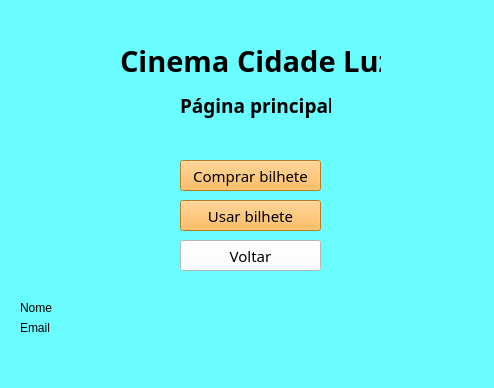
<?xml version="1.0" encoding="UTF-8"?>
<ui version="4.0">
 <class>MainWindow</class>
 <widget class="QMainWindow" name="MainWindow">
  <property name="geometry">
   <rect>
    <x>0</x>
    <y>0</y>
    <width>494</width>
    <height>388</height>
   </rect>
  </property>
  <property name="windowTitle">
   <string>MainWindow</string>
  </property>
  <property name="styleSheet">
   <string notr="true">background-color: rgb(105, 253, 255);</string>
  </property>
  <widget class="QWidget" name="centralwidget">
   <widget class="QPushButton" name="pushButton">
    <property name="geometry">
     <rect>
      <x>180</x>
      <y>160</y>
      <width>141</width>
      <height>31</height>
     </rect>
    </property>
    <property name="font">
     <font>
      <family>Bahnschrift Light</family>
      <pointsize>11</pointsize>
     </font>
    </property>
    <property name="cursor">
     <cursorShape>PointingHandCursor</cursorShape>
    </property>
    <property name="styleSheet">
     <string notr="true">background-color: rgb(255, 172, 55);</string>
    </property>
    <property name="text">
     <string>Comprar bilhete</string>
    </property>
   </widget>
   <widget class="QPushButton" name="pushButton_2">
    <property name="geometry">
     <rect>
      <x>180</x>
      <y>200</y>
      <width>141</width>
      <height>31</height>
     </rect>
    </property>
    <property name="font">
     <font>
      <family>Bahnschrift Light</family>
      <pointsize>11</pointsize>
     </font>
    </property>
    <property name="cursor">
     <cursorShape>PointingHandCursor</cursorShape>
    </property>
    <property name="styleSheet">
     <string notr="true">background-color: rgb(255, 172, 55);</string>
    </property>
    <property name="text">
     <string>Usar bilhete</string>
    </property>
   </widget>
   <widget class="QPushButton" name="pushButton_3">
    <property name="geometry">
     <rect>
      <x>180</x>
      <y>240</y>
      <width>141</width>
      <height>31</height>
     </rect>
    </property>
    <property name="font">
     <font>
      <family>Bahnschrift Light</family>
      <pointsize>11</pointsize>
     </font>
    </property>
    <property name="cursor">
     <cursorShape>PointingHandCursor</cursorShape>
    </property>
    <property name="styleSheet">
     <string notr="true">background-color: rgb(255, 255, 255);</string>
    </property>
    <property name="text">
     <string>Voltar</string>
    </property>
   </widget>
   <widget class="QLabel" name="label">
    <property name="geometry">
     <rect>
      <x>20</x>
      <y>300</y>
      <width>141</width>
      <height>16</height>
     </rect>
    </property>
    <property name="text">
     <string>Nome</string>
    </property>
   </widget>
   <widget class="QLabel" name="label_2">
    <property name="geometry">
     <rect>
      <x>20</x>
      <y>320</y>
      <width>401</width>
      <height>16</height>
     </rect>
    </property>
    <property name="text">
     <string>Email</string>
    </property>
   </widget>
   <widget class="QLabel" name="label_3">
    <property name="geometry">
     <rect>
      <x>120</x>
      <y>40</y>
      <width>261</width>
      <height>41</height>
     </rect>
    </property>
    <property name="font">
     <font>
      <family>Bahnschrift SemiBold</family>
      <pointsize>22</pointsize>
      <weight>75</weight>
      <bold>true</bold>
     </font>
    </property>
    <property name="text">
     <string>Cinema Cidade Luz</string>
    </property>
   </widget>
   <widget class="QLabel" name="label_4">
    <property name="geometry">
     <rect>
      <x>180</x>
      <y>90</y>
      <width>151</width>
      <height>31</height>
     </rect>
    </property>
    <property name="font">
     <font>
      <family>Bahnschrift SemiBold</family>
      <pointsize>14</pointsize>
      <weight>75</weight>
      <bold>true</bold>
     </font>
    </property>
    <property name="text">
     <string>Página principal</string>
    </property>
   </widget>
  </widget>
  <widget class="QMenuBar" name="menubar">
   <property name="geometry">
    <rect>
     <x>0</x>
     <y>0</y>
     <width>494</width>
     <height>21</height>
    </rect>
   </property>
  </widget>
  <widget class="QStatusBar" name="statusbar"/>
 </widget>
 <resources/>
 <connections/>
</ui>
